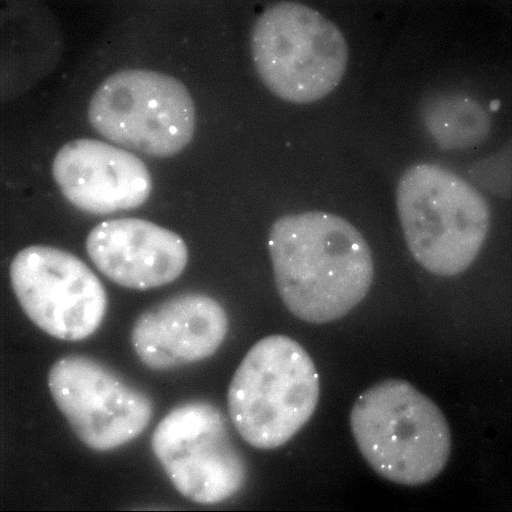
%> input picture Pattern Recognition/updatedImages/05_03_21_13h33m_13s_ms378__RPA1_1A4.tif, 512 x 512 px
$ octave --eval "result = LineDetection('Pattern Recognition/updatedImages/05_03_21_13h33m_13s_ms378__RPA1_1A4.tif');"   (GNU Octave 9; MATLAB toolbox functions it lacks are replaced by stand-ins)
%> lines starting %> are read from the running program, lines starting %| are printed output that depends on the picture; in (x1, y1, x2, y2) boxes, pixels count from 0 and x2, y2 are one past the last pixel; in counts of white or black regions, pixels touching at a corner belong together; the program's own positions count from 1
function [x1, y1, x2, y2] = LineDetection(imageFile)
% imageFile = 'One Cell.tif';
I = imread(imageFile);
%> I is the input picture: size 512x512 uint16; min 0, max 65535, mean 19423.7
I = im2gray(I(:,:,1));
level = 0.99;
BW = imbinarize(I,level);
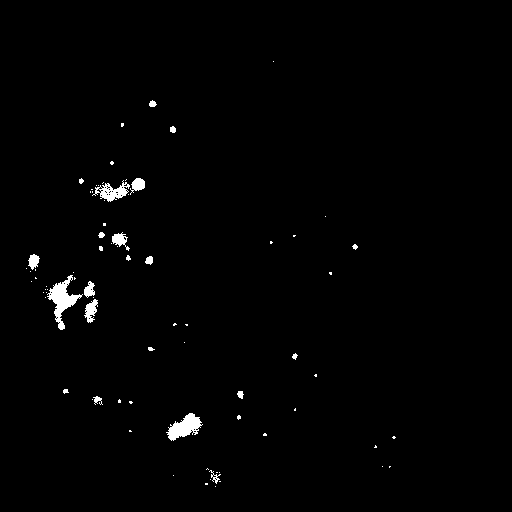
%> BW: size 512x512 logical; 1.1% white; 78 white regions (57 under 20 px), largest, box (x1, y1, x2, y2) and area: (47, 275, 83, 330) 674, (166, 413, 203, 441) 537, (92, 180, 130, 202) 358
%imshowpair(I, BW, 'montage');
[H,theta,rho] = hough(BW);
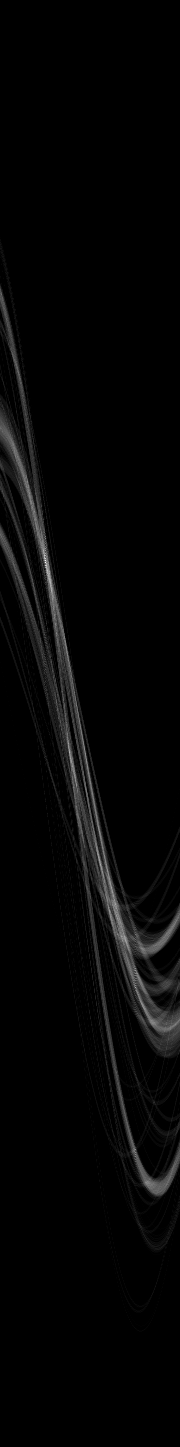
%> H: size 1447x180 double; min 0, max 93, mean 2; drawn with min black and max white
%> theta = 180 values from -90 to 89; rho = 1447 values from -723 to 723
P = houghpeaks(H,1,'threshold',ceil(0.3*max(H(:))));
%> P = [563 46]
x = theta(P(:,2));
%> x = -45
y = rho(P(:,1));
%> y = -161
%plot(x,y,'s','color','black');
lines = houghlines(BW,theta,rho,P,'FillGap',100,'MinLength',2);
%> lines = 2 lines; point1 to point2 (x, y): (31, 258) to (93, 321), (188, 416) to (201, 428)
%imshow(I), hold on
if (~isempty(lines))
   xy = [lines(1).point1; lines(1).point2];
%> xy = [31 258; 93 321]
%    plot(xy(:,1),xy(:,2),'LineWidth',2,'Color','green');
%    plot(xy(1,1),xy(1,2),'x','LineWidth',2,'Color','yellow');
%    plot(xy(2,1),xy(2,2),'x','LineWidth',2,'Color','red');
   x1 = xy(1,1);
%> x1 = 31
   y1 = xy(1,2);
%> y1 = 258
   x2 = xy(2,1);
%> x2 = 93
   y2 = xy(2,2);
%> y2 = 321
%> `result = LineDetection('Pattern Recognition/updatedImages/05_03_21_13h..`: result = 31
else
    disp(['No lines founded: ', imageFile]);
    x1 = 0;
    y1 = 0;
    x2 = 0;
    y2 = 0;
end

end
